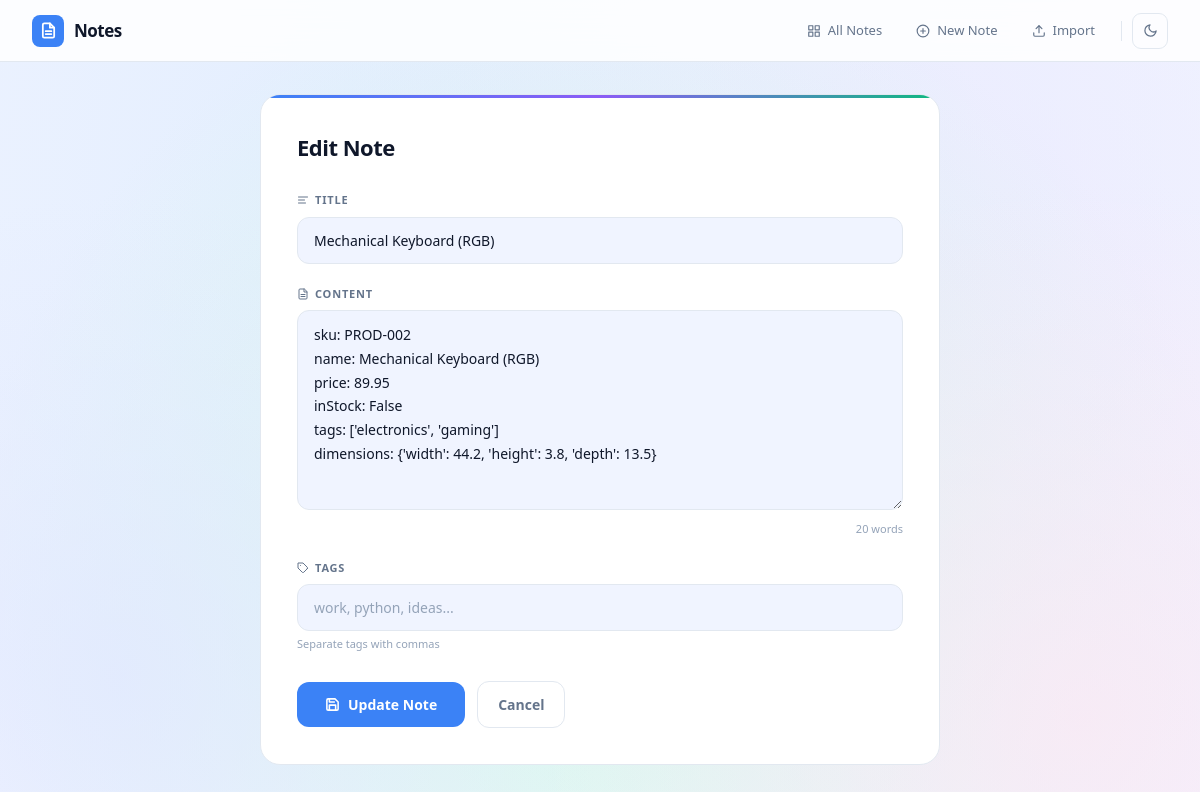
/edit/13, run on the app's committed database.
### tables this page shows
CREATE TABLE notes (
            id INTEGER PRIMARY KEY AUTOINCREMENT,
            title TEXT NOT NULL,
            content TEXT NOT NULL
        , is_pinned INTEGER DEFAULT 0, created_at TEXT, updated_at TEXT, word_count INTEGER DEFAULT 0);

### app.py (the view, shortened to what this page needs)
@app.route('/edit/<int:note_id>', methods=['GET', 'POST'])
def edit(note_id):
    conn = get_connection()
    note = conn.execute('SELECT * FROM notes WHERE id = ?', (note_id,)).fetchone()
    existing_tags = conn.execute('''
        SELECT tags.name FROM tags
        JOIN note_tags ON tags.id = note_tags.tag_id
        WHERE note_tags.note_id = ?
    ''', (note_id,)).fetchall()
    tag_string = ', '.join([t['name'] for t in existing_tags])
    conn.close()
    return render_template('edit.html', note=note, tag_string=tag_string)

### database.py (called while the page is built)
def get_connection():
    conn = sqlite3.connect('notes.db')
    conn.row_factory = sqlite3.Row
    return conn

### templates/edit.html (shortened to what this page needs)
{% extends "base.html" %}
{% block content %}
<div class="form-wrap">
  <div class="form-card">
    <h2 class="form-title">Edit Note</h2>
    <form method="POST">
      <div class="form-group">
        <div class="form-label">
          <svg viewBox="0 0 24 24" fill="none" stroke="currentColor" stroke-width="2" stroke-linecap="round" stroke-linejoin="round">
            <line x1="21" y1="6" x2="3" y2="6"/><line x1="15" y1="12" x2="3" y2="12"/><line x1="17" y1="18" x2="3" y2="18"/>
          </svg>
          Title
        </div>
        <input type="text" name="title" class="form-input" value="{{ note['title'] }}" autocomplete="off">
      </div>
      <div class="form-group">
        <div class="form-label">
          <svg viewBox="0 0 24 24" fill="none" stroke="currentColor" stroke-width="2" stroke-linecap="round" stroke-linejoin="round">
            <path d="M14 2H6a2 2 0 0 0-2 2v16a2 2 0 0 0 2 2h12a2 2 0 0 0 2-2V8z"/>
            <polyline points="14 2 14 8 20 8"/>
            <line x1="16" y1="13" x2="8" y2="13"/><line x1="16" y1="17" x2="8" y2="17"/>
          </svg>
          Content
        </div>
        <textarea name="content" id="note-content" class="form-input"
          oninput="updateCount()">{{ note['content'] }}</textarea>
        <div class="char-count"><span id="word-count">0</span> words</div>
      </div>
      <div class="form-group">
        <div class="form-label">
          <svg viewBox="0 0 24 24" fill="none" stroke="currentColor" stroke-width="2" stroke-linecap="round" stroke-linejoin="round">
            <path d="M20.59 13.41l-7.17 7.17a2 2 0 0 1-2.83 0L2 12V2h10l8.59 8.59a2 2 0 0 1 0 2.82z"/>
            <line x1="7" y1="7" x2="7.01" y2="7"/>
          </svg>
          Tags
        </div>
        <input type="text" name="tags" class="form-input" value="{{ tag_string or '' }}" placeholder="work, python, ideas...">
        <div class="form-hint">Separate tags with commas</div>
      </div>
      <div class="form-actions">
        <button type="submit" class="btn-primary">
          <svg viewBox="0 0 24 24" fill="none" stroke="currentColor" stroke-width="2.5" stroke-linecap="round" stroke-linejoin="round">
            <path d="M19 21H5a2 2 0 0 1-2-2V5a2 2 0 0 1 2-2h11l5 5v11a2 2 0 0 1-2 2z"/>
            <polyline points="17 21 17 13 7 13 7 21"/>
            <polyline points="7 3 7 8 15 8"/>
          </svg>
          Update Note
        </button>
        <a href="{{ url_for('index') }}" class="btn-secondary">Cancel</a>
      </div>
    </form>
  </div>
</div>
{% endblock %}

### static/style.css (style rules this page uses)
:root { --bg: #f0f4ff; --surface: #ffffff; --border: #e2e8f0; --text: #0f172a; --text-muted: #64748b; --text-subtle: #94a3b8; --accent: #3b82f6; --accent-light: rgba(59,130,246,0.1); --danger: #ef4444; --success: #22c55e; --warning: #f59e0b; --nav-bg: rgba(255,255,255,0.85); --nav-height: 62px; }
* { margin: 0; padding: 0; box-sizing: border-box; }
body { background: var(--bg); color: var(--text); font-family: 'Segoe UI', system-ui, -apple-system, sans-serif; min-height: 100vh; overflow-x: hidden; transition: background 0.4s, color 0.4s; }
.form-wrap { max-width: 680px; margin: 0 auto; }
.form-card { background: var(--surface); border: 1px solid var(--border); border-radius: 20px; padding: 36px; position: relative; overflow: hidden; transition: background 0.4s, border-color 0.4s; }
.form-card::before { content: ''; position: absolute; top: 0; left: 0; right: 0; height: 3px; background: linear-gradient(90deg, #3b82f6, #8b5cf6, #10b981); }
.form-title { font-size: 22px; font-weight: 800; color: var(--text); margin-bottom: 28px; letter-spacing: -0.5px; }
.form-group { margin-bottom: 22px; }
.form-label { display: flex; align-items: center; gap: 6px; font-size: 11px; font-weight: 700; color: var(--text-muted); text-transform: uppercase; letter-spacing: 0.8px; margin-bottom: 8px; }
.form-label svg { width: 12px; height: 12px; }
.form-input { width: 100%; padding: 12px 16px; background: var(--bg); border: 1.5px solid var(--border); border-radius: 12px; color: var(--text); font-size: 14px; font-family: inherit; outline: none; transition: border-color 0.2s, box-shadow 0.2s, background 0.4s; }
.form-input::placeholder { color: var(--text-subtle); }
textarea.form-input { height: 200px; resize: vertical; line-height: 1.7; }
.form-hint { font-size: 11px; color: var(--text-subtle); margin-top: 5px; }
.char-count { text-align: right; font-size: 11px; color: var(--text-subtle); margin-top: 5px; }
.form-actions { display: flex; gap: 12px; align-items: center; margin-top: 28px; flex-wrap: wrap; }
.btn-primary { display: inline-flex; align-items: center; gap: 8px; padding: 12px 28px; background: var(--accent); color: white; border: none; border-radius: 12px; font-size: 14px; font-weight: 700; cursor: pointer; transition: all 0.2s; font-family: inherit; text-decoration: none; }
.btn-primary svg { width: 15px; height: 15px; }
.btn-secondary { display: inline-flex; align-items: center; padding: 12px 20px; background: transparent; color: var(--text-muted); border: 1.5px solid var(--border); border-radius: 12px; font-size: 14px; font-weight: 600; cursor: pointer; transition: all 0.2s; font-family: inherit; text-decoration: none; }

### data on the page
notes: title "Mechanical Keyboard (RGB)", content "sku: PROD-002 name: Mechanical Keyboard (RGB) price: 89.95 inStock: False tags: ['electronics', 'gaming'] dimensions: {'width': 44.2, 'height': 3.8, 'depth': 13.5}"
